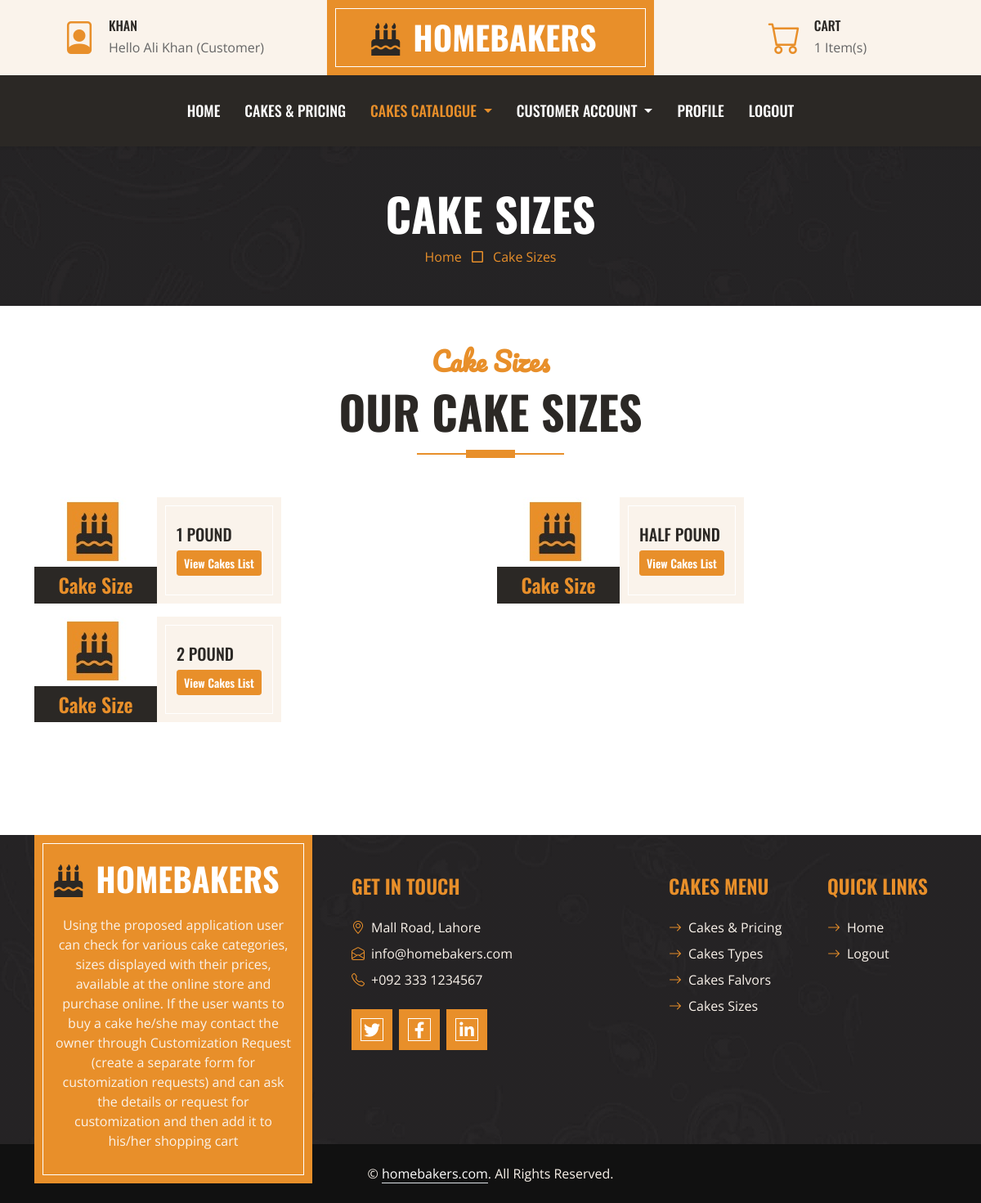
The app's page /sizes (signed in) with its own data.
### homebaker/models.py (models this page shows, shortened)
class Users(db.Model,UserMixin):
        id=db.Column(db.Integer, primary_key=True)
        loginid = db.Column(db.String(200),unique=True,nullable=False)
        password = db.Column(db.String(255),nullable=False)
        name = db.Column(db.String(100),nullable=False)
        contact = db.Column(db.String(20),nullable=False)
        email = db.Column(db.String(200),nullable=False)
        address = db.Column(db.String(255),nullable=True)
        utype = db.Column(db.String(15),nullable=True, default='Customer')
        status = db.Column(db.String(15),nullable=True, default='Active')
        photo = db.Column(db.String(100),nullable=True, default='user.png')
        date_created = db.Column(db.DateTime, default=datetime.utcnow)
        cart=db.relationship('Carts',backref=db.backref('usercart')) # PK -> FK (Cart)
        order=db.relationship('Orders',backref=db.backref('userorder')) # PK -> FK (Order)
        item=db.relationship('Items',backref=db.backref('useritem')) # PK -> FK (Item)

class Sizes(db.Model):
        id=db.Column(db.Integer, primary_key=True)
        title = db.Column(db.String(50),nullable=False)
        date_created = db.Column(db.DateTime, default=datetime.utcnow)
        def __repr__(self):
                return self.title

### homebaker/routes.py (the view)
@app.route('/sizes')
def sizes():
    userId=0
    cCount=0
    if current_user.is_authenticated:
        userId=format(current_user.id)
        carts=Carts.query.filter_by(customer_id=userId).all();
        for c in carts:
            cCount = cCount + c.qty
    page ='Cake Sizes'
    sub_page='Cake Sizes'
    pgTitle=title+' | '+page
    records = Sizes.query.all()
    print(records)
    return render_template("sizes.html",records=records, page= page, sub_page=sub_page,pgTitle=pgTitle,cCount=cCount)

### homebaker/routes.py (called while the page is built)
@login_manager.user_loader
def load_user(user_id):
    return Users.query.get(int(user_id))

### homebaker/templates/sizes.html (shortened to what this page needs)
{% extends 'base.html' %}
{% block body %}
<div class="container-fluid bg-dark bg-img p-5">
    <div class="row">
        <div class="col-12 text-center">
            <h1 class="display-4 text-uppercase text-white">{% if sub_page %} {{sub_page}} {% else %} PAGE {% endif %}</h1>
            <a href="{{url_for('index')}}">Home</a>
            <i class="far fa-square text-primary px-2"></i>
            <a href="{{url_for('login')}}">{% if sub_page %} {{sub_page}} {% else %} Add {% endif %}</a>
        </div>
    </div>
</div>
<div class="container-fluid about py-5">
    <div class="container">
        <div class="section-title position-relative text-center mx-auto mb-5 pb-3" style="max-width: 600px;">
            <h2 class="text-primary font-secondary">{% if sub_page %} {{sub_page}} {% else %} PAGE {% endif %}</h2>
            <h1 class="display-4 text-uppercase">Our {% if sub_page %} {{sub_page}} {% else %} PAGE {% endif %}</h1>
        </div>
        <div class="tab-class text-center">
            <div class="tab-content">
                <div id="tab-1" class="tab-pane fade p-0 active show">
                    <div class="row g-3">
                        {% for rec in records %}
                        <div class="col-lg-6">
                            <div class="d-flex h-100">
                                <div class="flex-shrink-0">
                                    <img class="img-fluid" src="{{ url_for('static',filename='img/no-image.png') }}" alt="" style="width: 150px; height: 85px;">
                                    <h4 class="bg-dark text-primary p-2 m-0">Cake Size</h4>
                                </div>
                                <div class="d-flex flex-column justify-content-center text-start bg-secondary border-inner px-4">
                                    <h5 class="text-uppercase">{{rec.title}}</h5>
                                    <a href="{{url_for('cakes',qs=rec.title)}}" class="btn btn-sm btn-primary" >View Cakes List</a>
                                </div>
                            </div>
                        </div>
                        {% endfor %}
                    </div>
                </div>
            </div>
        </div>
    </div>
</div>
{% endblock %}

### homebaker/templates/base.html (shortened to what this page needs)
<!DOCTYPE html>
<html lang="en">
<head>
    <link href="https://cdnjs.cloudflare.com/ajax/libs/font-awesome/5.10.0/css/all.min.css" rel="stylesheet">
    <link href="https://cdn.jsdelivr.net/npm/bootstrap-icons@1.4.1/font/bootstrap-icons.css" rel="stylesheet">
    <link href="{{ url_for('static',filename='lib/owlcarousel/assets/owl.carousel.min.css') }}" rel="stylesheet">
    <link href="{{ url_for('static',filename='css/bootstrap.min.css') }}" rel="stylesheet">
    <link href="{{ url_for('static',filename='css/style.css') }}" rel="stylesheet">
</head>
<body>
        <div class="container-fluid px-0 d-none d-lg-block">
            <div class="row gx-0">
                <div class="col-lg-4 text-center bg-secondary py-3">
                    <div class="d-inline-flex align-items-center justify-content-center">
                        <i class="bi bi-file-person fs-1 text-primary me-3"></i>
                        <div class="text-start">
                            <h6 class="text-uppercase mb-1">{{ current_user.loginid if current_user.is_authenticated else 'Guest'}}</h6>
                            <span>Hello {{ current_user.name if current_user.is_authenticated else 'Guest'}} ({{ current_user.utype if current_user.is_authenticated else 'Guest'}})</span>
                        </div>
                    </div>
                </div>
                <div class="col-lg-4 text-center bg-primary border-inner py-3">
                    <div class="d-inline-flex align-items-center justify-content-center">
                        <a href="{{url_for('index')}}" class="navbar-brand">
                            <h1 class="m-0 text-uppercase text-white"><i class="fa fa-birthday-cake fs-1 text-dark me-3"></i>HomeBakers</h1>
                        </a>
                    </div>
                </div>
                <div class="col-lg-4 text-center bg-secondary py-3">
                    <div class="d-inline-flex align-items-center justify-content-center">
                        <i class="bi bi-cart fs-1 text-primary me-3"></i>
                        <div class="text-start">
                            <h6 class="text-uppercase mb-1">Cart</h6>
                            <span>{{cCount}} Item(s)</span>
                        </div>
                    </div>
                </div>
            </div>
        </div>
    <nav class="navbar navbar-expand-lg bg-dark navbar-dark shadow-sm py-3 py-lg-0 px-3 px-lg-0">
        <div class="collapse navbar-collapse" id="navbarCollapse">
            <div class="navbar-nav ms-auto mx-lg-auto py-0">
                <a href="{{url_for('index')}}" class="nav-item nav-link {% if page == 'Home' %} active {% endif %}">Home</a>
                {% if current_user.is_authenticated %}
                {% if current_user.utype != 'Admin' %}
                <a href="{{url_for('cakes')}}" class="nav-item nav-link {% if page == 'Cakes' %} active {% endif %}">Cakes & Pricing</a>
                {% endif %}
                {% endif %}
                <div class="nav-item dropdown">
                    <a href="#" class="nav-link dropdown-toggle {% if page == 'Cake Types' or page == 'Cake Sizes'  or page == 'Customization'  or page == 'Cake Flavors'  or sub_page == 'Customer Orders'  or sub_page == 'Our Cakes' %} active {% endif %}" data-bs-toggle="dropdown">Cakes Catalogue </a>
                </div>
                {% if current_user.is_authenticated %}
                 {% if current_user.utype == 'Customer' %}
                <div class="nav-item dropdown">
                    <a href="#" class="nav-link dropdown-toggle  {% if page == 'Cart' or page == 'Orders'  %} active {% endif %}" data-bs-toggle="dropdown">Customer Account </a>
                </div>
                {% endif %}
                {% endif %}
                {% if current_user.is_authenticated %}
				<a href="{{url_for('profile')}}" class="nav-item nav-link {% if page == 'Profile' %} active {% endif %}">Profile</a>
				<a href="{{url_for('logout')}}" class="nav-item nav-link">Logout</a>
                {% else %}
				<a href="{{url_for('login')}}" class="nav-item nav-link {% if page == 'Login' %} active {% endif %}">Sign In</a>
				<a href="{{url_for('register')}}" class="nav-item nav-link {% if page == 'Register' %} active {% endif %}">Register</a>
                {% endif %}
            </div>
        </div>
    </nav>
    {% block body %}
    {% endblock %}
        <div class="container-fluid bg-img text-secondary" style="margin-top: 90px">
            <div class="container">
                <div class="row gx-5">
                    <div class="col-lg-4 col-md-6 mb-lg-n5">
                        <div class="d-flex flex-column align-items-center justify-content-center text-center h-100 bg-primary border-inner p-4">
                            <a href="{{url_for('index')}}" class="navbar-brand">
                                <h1 class="m-0 text-uppercase text-white"><i class="fa fa-birthday-cake fs-1 text-dark me-3"></i>HomeBakers</h1>
                            </a>
                            <p class="mt-3">
                            Using the proposed application user can check for various cake categories, sizes displayed with their prices, available at the online store and purchase online. If the user wants to buy a cake he/she may contact the owner through Customization Request (create a separate form for customization requests) and can ask the details or request for customization and then add it to his/her shopping cart
                            </p>
                        </div>
                    </div>
                    <div class="col-lg-8 col-md-6">
                        <div class="row gx-5">
                            <div class="col-lg-6 col-md-6 pt-5 mb-5">
                                <h4 class="text-primary text-uppercase mb-4">Get In Touch</h4>
                                <div class="d-flex mb-2">
                                    <i class="bi bi-geo-alt text-primary me-2"></i>
                                    <p class="mb-0">Mall Road, Lahore</p>
                                </div>
                                <div class="d-flex mb-2">
                                    <i class="bi bi-envelope-open text-primary me-2"></i>
                                    <p class="mb-0">info@homebakers.com</p>
                                </div>
                                <div class="d-flex mb-2">
                                    <i class="bi bi-telephone text-primary me-2"></i>
                                    <p class="mb-0">+092 333 1234567</p>
                                </div>
                                <div class="d-flex mt-4">
                                    <a class="btn btn-lg btn-primary btn-lg-square border-inner rounded-0 me-2" href="#"><i class="fab fa-twitter fw-normal"></i></a>
                                    <a class="btn btn-lg btn-primary btn-lg-square border-inner rounded-0 me-2" href="#"><i class="fab fa-facebook-f fw-normal"></i></a>
                                    <a class="btn btn-lg btn-primary btn-lg-square border-inner rounded-0 me-2" href="#"><i class="fab fa-linkedin-in fw-normal"></i></a>
                                </div>
                            </div>
                            <div class="col-lg-3 col-md-3 pt-0 pt-lg-5 mb-5">
                                <h4 class="text-primary text-uppercase mb-4">Cakes Menu</h4>
                                <div class="d-flex flex-column justify-content-start">
                                    <a class="text-secondary mb-2" href="{{url_for('cakes')}}"><i class="bi bi-arrow-right text-primary me-2"></i>Cakes & Pricing</a>
                                    <a class="text-secondary mb-2" href="{{url_for('types')}}"><i class="bi bi-arrow-right text-primary me-2"></i>Cakes Types</a>
                                    <a class="text-secondary mb-2" href="{{url_for('flavors')}}"><i class="bi bi-arrow-right text-primary me-2"></i>Cakes Falvors</a>
                                    <a class="text-secondary mb-2" href="{{url_for('sizes')}}"><i class="bi bi-arrow-right text-primary me-2"></i>Cakes Sizes</a>
                                </div>
                            </div>
                            <div class="col-lg-3 col-md-3 pt-0 pt-lg-5 mb-5">
                                <h4 class="text-primary text-uppercase mb-4">Quick Links</h4>
                                <div class="d-flex flex-column justify-content-start">
                                    <a class="text-secondary mb-2" href="{{url_for('index')}}"><i class="bi bi-arrow-right text-primary me-2"></i>Home</a>
                                    {% if current_user.is_authenticated %}
                                    <a class="text-secondary" href="{{url_for('logout')}}"><i class="bi bi-arrow-right text-primary me-2"></i>Logout</a>
                                    {% else %}
                                    <a class="text-secondary mb-2" href="{{url_for('login')}}"><i class="bi bi-arrow-right text-primary me-2"></i>Sign In</a>
                                    <a class="text-secondary" href="{{url_for('register')}}"><i class="bi bi-arrow-right text-primary me-2"></i>Register</a>
                                    {% endif %}
                                </div>
                            </div>
                        </div>
                    </div>
                </div>
            </div>
        </div>
        <div class="container-fluid text-secondary py-4" style="background: #111111;">
            <div class="container text-center">
                <p class="mb-0">&copy; <a class="text-white border-bottom" href="{{url_for('index')}}">homebakers.com</a>. All Rights Reserved.</p>
            </div>
        </div>
</body>
</html>

### homebaker/static/css/style.css (style rules this page uses)
:root { --primary: #E88F2A; --secondary: #FAF3EB; --light: #FFFFFF; --dark: #2B2825; }
.font-secondary { font-family: 'Pacifico', cursive; }
h1, h2, .font-weight-bold { font-weight: 700 !important; }
h3, h4, .font-weight-semi-bold { font-weight: 600 !important; }
h5, h6, .font-weight-medium { font-weight: 500 !important; }
.btn { font-family: 'Oswald', sans-serif; font-weight: 600; transition: .5s; }
.btn-primary { color: #FFFFFF; }
.border-inner { position: relative; }
.border-inner * { position: relative; z-index: 1; }
.border-inner::before { position: absolute; content: ""; top: 10px; right: 10px; bottom: 10px; left: 10px; background: none; border: 1px solid var(--light); z-index: 0; }
.btn-lg-square { width: 50px; height: 50px; }
.btn-square, .btn-sm-square, .btn-lg-square { padding-left: 0; padding-right: 0; text-align: center; }
.navbar-dark .navbar-nav .nav-link { font-family: 'Oswald', sans-serif; padding: 30px 15px; font-size: 18px; font-weight: 500; text-transform: uppercase; color: var(--light); outline: none; transition: .5s; }
.navbar-dark .navbar-nav .nav-link:hover, .navbar-dark .navbar-nav .nav-link.active { color: var(--primary); }
.section-title::before { position: absolute; content: ""; width: 60px; height: 10px; left: 50%; bottom: 0; margin-left: -30px; background: var(--primary); }
.section-title::after { position: absolute; content: ""; width: 180px; height: 2px; left: 50%; bottom: 4px; margin-left: -90px; background: var(--primary); }
.bg-img { background: linear-gradient(rgba(43, 40, 37, .5), rgba(43, 40, 37, .5)), url(../img/bg.jpg) center center no-repeat; background-size: cover; }

### records on screen
Users: loginid "KHAN", name "Ali Khan", utype "Customer"
Sizes: title "1 POUND"
Sizes: title "HALF POUND"
Sizes: title "2 POUND"

### other values on screen
{{ cCount }} "1"
{{ sub_page }} "CAKE SIZES"
{{ sub_page }} "Cake Sizes"
